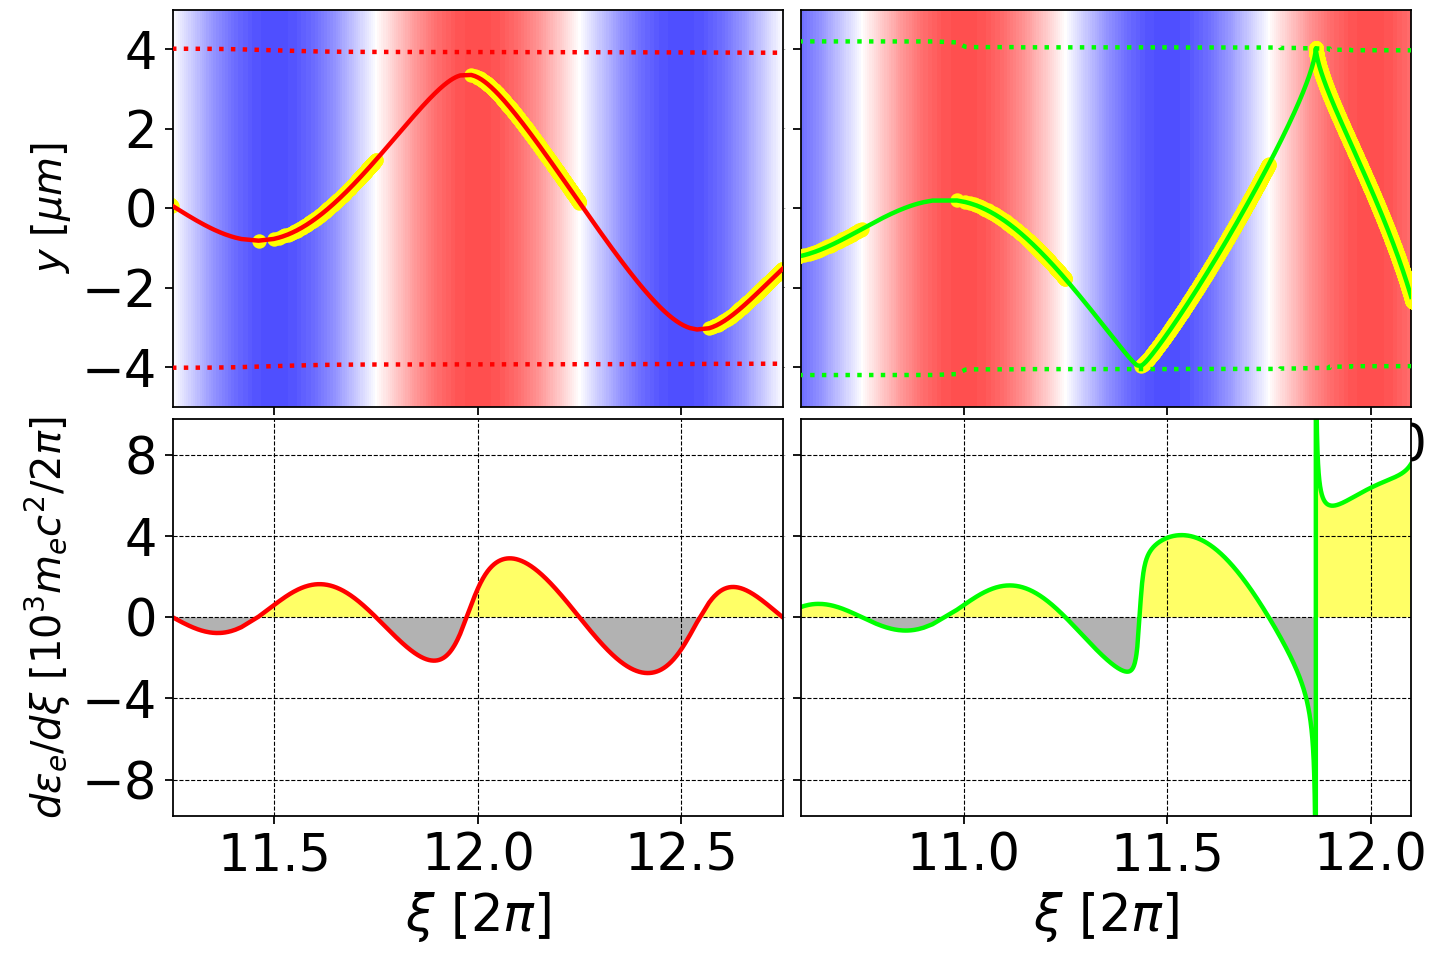

Write Python code to recreate this figure.
from scipy.integrate import odeint
#import sdf
import matplotlib
import matplotlib as mpl
#mpl.style.use('https://gist.github.com/danielballan/be066529de85e87a5fe7/raw')
#matplotlib.use('agg')
import matplotlib.pyplot as plt
import numpy as np
from numpy import ma
from matplotlib import colors, ticker, cm
from matplotlib.mlab import bivariate_normal
from optparse import OptionParser
import os
from mpl_toolkits.mplot3d import Axes3D
import random
from mpl_toolkits import mplot3d
from matplotlib import rc
import matplotlib.transforms as mtransforms
from matplotlib.colors import LinearSegmentedColormap
#rc('font',**{'family':'sans-serif','sans-serif':['Helvetica']})
## for Palatino and other serif fonts use:
#rc('font',**{'family':'serif','serif':['Palatino']})
#rc('text', usetex=True)

font = {'family' : 'monospace',
        'color'  : 'black',
        'weight' : 'normal',
        'size'   : 23,
        }

font_2 = {'family' : 'monospace',
        'color'  : 'black',
        'weight' : 'normal',
        'size'   : 18,
        }

font_size = 23
font_size2 = 20

# get colormap
ncolors = 256
color_array = plt.get_cmap('Spectral_r')(range(ncolors))
# change alpha values
color_array[:,-1] = abs(np.linspace(-1.0,1.0,ncolors))**1.5
# create a colormap object
map_object = LinearSegmentedColormap.from_list(name='bwr_alpha',colors=color_array)

def cal_chi(Ey,Bz,px,py):
    temp_g = (px**2+py**2+1.)**0.5
    a_s = 4.1e5
    return ((temp_g*Ey-px*Bz)**2+(py*Bz)**2-(Ey*py)**2)**0.5/a_s

#plt.rc('text', usetex=True)
#plt.rc('font', family='serif')

# function that returns dz/dt

# solve ODE

part_number = 1
from_path = './part_01_no/'
nsteps      = int(sum(1 for line in open(from_path+'t_0000.txt'))/part_number)

from_path = './part_01_no/'
t0  = np.loadtxt(from_path+'t_0000.txt')/2/np.pi
x0  = np.loadtxt(from_path+'x_0000.txt')/2/np.pi
y0  = np.loadtxt(from_path+'y_0000.txt')/2/np.pi
px0 = np.loadtxt(from_path+'px_0000.txt')
py0 = np.loadtxt(from_path+'py_0000.txt')
Ey0 = np.loadtxt(from_path+'e_part_0000.txt')
Bz0 = np.loadtxt(from_path+'b_part_0000.txt')
t0  = np.reshape(t0,(part_number,nsteps))
x0  = np.reshape(x0,(part_number,nsteps))
y0  = np.reshape(y0,(part_number,nsteps))
px0 = np.reshape(px0,(part_number,nsteps))
py0 = np.reshape(py0,(part_number,nsteps))
Ey0 = np.reshape(Ey0,(part_number,nsteps))
Bz0 = np.reshape(Bz0,(part_number,nsteps))
gg0 = (px0**2+py0**2+1)**0.5
xi_0 = t0-x0
R_0  = gg0-px0
C0 = (gg0-px0)[:,0]
chi_0 = cal_chi(Ey0,Bz0,px0,py0)

from_path = './part_01_rr/'
t1  = np.loadtxt(from_path+'t_0000.txt')/2/np.pi
x1  = np.loadtxt(from_path+'x_0000.txt')/2/np.pi
y1  = np.loadtxt(from_path+'y_0000.txt')/2/np.pi
px1 = np.loadtxt(from_path+'px_0000.txt')
py1 = np.loadtxt(from_path+'py_0000.txt')
Ey1 = np.loadtxt(from_path+'e_part_0000.txt')
Bz1 = np.loadtxt(from_path+'b_part_0000.txt')
radt1 = np.loadtxt(from_path+'radt_0000.txt')
rad_px1 = np.loadtxt(from_path+'rad_px_0000.txt')
t1  = np.reshape(t1,(part_number,nsteps))
x1  = np.reshape(x1,(part_number,nsteps))
y1  = np.reshape(y1,(part_number,nsteps))
px1 = np.reshape(px1,(part_number,nsteps))
py1 = np.reshape(py1,(part_number,nsteps))
Ey1 = np.reshape(Ey1,(part_number,nsteps))
Bz1 = np.reshape(Bz1,(part_number,nsteps))
radt1 = np.reshape(radt1,(part_number,nsteps))
rad_px1 = np.reshape(rad_px1,(part_number,nsteps))

gg1 = (px1**2+py1**2+1)**0.5
xi_1 = t1-x1
R_1  = gg1-px1
rad_R = radt1-rad_px1
print(rad_R)
C1_R = C0 - rad_R
print(C1_R)
chi_1 = cal_chi(Ey1,Bz1,px1,py1)


from_path = './part_01_qe/'
t2  = np.loadtxt(from_path+'t_0000.txt')/2/np.pi
x2  = np.loadtxt(from_path+'x_0000.txt')/2/np.pi
y2  = np.loadtxt(from_path+'y_0000.txt')/2/np.pi
px2 = np.loadtxt(from_path+'px_0000.txt')
py2 = np.loadtxt(from_path+'py_0000.txt')
Ey2 = np.loadtxt(from_path+'e_part_0.txt')
Bz2 = np.loadtxt(from_path+'b_part_0.txt')
radt2 = np.loadtxt(from_path+'radt_0000.txt')
radn2 = np.loadtxt(from_path+'radn_0000.txt')
rad_px2 = np.loadtxt(from_path+'rad_px_0000.txt')
part_number=10
t2  = np.reshape(t2,(part_number,nsteps))
x2  = np.reshape(x2,(part_number,nsteps))
y2  = np.reshape(y2,(part_number,nsteps))
px2 = np.reshape(px2,(part_number,nsteps))
py2 = np.reshape(py2,(part_number,nsteps))
Ey2 = np.reshape(Ey2,(part_number,nsteps))
Bz2 = np.reshape(Bz2,(part_number,nsteps))
radt2 = np.reshape(radt2,(part_number,nsteps))
radn2 = np.reshape(radn2,(part_number,nsteps))
rad_px2 = np.reshape(rad_px2,(part_number,nsteps))
gg2 = (px2**2+py2**2+1)**0.5
xi_2 = t2-x2
R_2  = gg2-px2
rad_R = radt2-rad_px2
C2_R = C0 - rad_R
chi_2 = cal_chi(Ey2,Bz2,px2,py2)


alpha =10**(2.2-3.5)
y_max = (C0/alpha)**0.5/(2*np.pi)
x_grid = np.linspace(0,30.0,601)
y_grid = np.linspace(-10,10,201)

[x_grid,y_grid] = np.meshgrid(x_grid,y_grid)
Ey = np.cos(2*np.pi*x_grid)

eee=np.max([-np.min(Ey),np.max(Ey)])
levels = np.linspace(-eee, eee, 64)

w1 = -py1*Ey1/R_1
w2 = -py2*Ey2/R_2

plt.subplot(2,2,1)
plt.contourf(x_grid, y_grid, Ey, levels=np.linspace(-1., 1., 64), cmap='bwr',alpha=0.7,zorder=0)
#plt.contourf(x_grid, y_grid, Bz, levels=levels, cmap=map_object,zorder=1)
y_max = (C1_R/alpha)**0.5/(2*np.pi)
#plt.scatter(xi_1[xi_1<30], y1[xi_1<30], c=R_1[xi_1<30], s=10, cmap='magma', edgecolors='None',zorder=4)
plt.plot(xi_1[0,:], y_max[0,:],':',color='r',linewidth=2,zorder=4)
plt.plot(xi_1[0,:],-y_max[0,:],':',color='r',linewidth=2,zorder=4)
plt.scatter(xi_1[w1>0], y1[w1>0], s=30, color='yellow', zorder=1,label='Classic RR')
plt.plot(xi_1[xi_1<30], y1[xi_1<30], linewidth=2, color='red', zorder=4,label='Classic RR')
plt.xlabel(r'$\xi\ [2\pi]$',fontdict=font)
plt.ylabel(r'$y\ [\mu m]$',fontdict=font_2)
plt.xticks([11.5,12,12.5],fontsize=font_size); 
plt.yticks(fontsize=23);
#plt.yticks([-8,-4,0,4,8],fontsize=font_size);
plt.xlim(11.25,12.75)
plt.ylim(-5.,5.)


plt.subplot(2,2,2)
plt.contourf(x_grid, y_grid, Ey, levels=np.linspace(-1., 1., 64), cmap='bwr',alpha=0.7,zorder=0)
#plt.contourf(x_grid, y_grid, Bz, levels=levels, cmap=map_object,zorder=1)
y_max = (C2_R/alpha)**0.5/(2*np.pi)
plt.plot(xi_2[0,:], y_max[0,:],':',color='lime',linewidth=2,zorder=4)
plt.plot(xi_2[0,:], -y_max[0,:],':',color='lime',linewidth=2,zorder=4)
plt.scatter(xi_2[0,w2[0,:]>0], y2[0,w2[0,:]>0], s=30, color='yellow',zorder=4,label='QED')
plt.plot(xi_2[0,:], y2[0,:], linewidth=2, color='lime',zorder=4,label='QED')
plt.xlabel(r'$\xi\ [2\pi]$',fontdict=font)
#plt.ylabel(r'$y\ [\mu m]$',fontdict=font)
plt.xticks([11,11.5,12],fontsize=font_size); 
plt.yticks(fontsize=0.001);
#plt.yticks([-8,-4,0,4,8],fontsize=font_size);
plt.xlim(10.6,12.1)
plt.ylim(-5,5)


plt.subplot(2,2,3)
y1 = np.zeros_like(w1)
plt.fill_between(xi_1[0],w1[0]/1e3,y1[0],where=w1[0]/1e3>= y1[0], facecolor='yellow', alpha=0.6, interpolate=True)
plt.fill_between(xi_1[0],w1[0]/1e3,y1[0],where=w1[0]/1e3<= y1[0], facecolor='grey', alpha=0.6, interpolate=True)
plt.plot(xi_1[0,xi_1[0]<13.25], w1[0,xi_1[0]<13.25]/1e3, linewidth=2, color='red',zorder=2,label='Classical RR',alpha=1)
plt.xlabel(r'$\xi\ [2\pi]$',fontdict=font)
plt.ylabel(r'$d\varepsilon_e/d\xi\ [10^3m_ec^2/2\pi]$',fontdict=font_2)
plt.xticks([11.5,12,12.5],fontsize=23); 
plt.yticks([-8,-4,0,4,8],fontsize=23);
#plt.yticks([-8,-4,0,4,8],fontsize=font_size);
plt.xlim(11.25,12.75)
plt.ylim(-9.8,9.8)
plt.grid(color='k', linestyle='--', linewidth=0.5)


plt.subplot(2,2,4)
y2 = np.zeros_like(w2)
plt.fill_between(xi_2[0],w2[0]/1e3,y2[0],where=w2[0]/1e3>= y2[0], facecolor='yellow', alpha=0.6, interpolate=True)
plt.fill_between(xi_2[0],w2[0]/1e3,y2[0],where=w2[0]/1e3<= y2[0], facecolor='grey', alpha=0.6, interpolate=True)
plt.plot(xi_2[0,xi_2[0]<13.25], w2[0,xi_2[0]<13.25]/1e3, linewidth=2, color='lime',zorder=2,label='QED',alpha=1)
plt.xlabel(r'$\xi\ [2\pi]$',fontdict=font)
#plt.ylabel(r'$d\varepsilon_e/d\xi\ [10^3m_ec^2/2\pi]$',fontdict=font)
plt.xticks([11,11.5,12],fontsize=23); 
plt.yticks([-8,-4,0,4,8],fontsize=0.001);
#plt.yticks([-8,-4,0,4,8],fontsize=font_size);
plt.xlim(10.6,12.1)
plt.ylim(-9.8,9.8)
plt.grid(color='k', linestyle='--', linewidth=0.5)






#plt.show()
plt.subplots_adjust(top=0.99, bottom=0.15, left=0.12, right=0.98, hspace=0.03, wspace=0.03)
fig = plt.gcf()
fig.set_size_inches(9, 6)
#fig.set_size_inches(5, 4.5)
fig.savefig('./wrap_trajectory_1.png',format='png',dpi=160)
plt.close("all")
